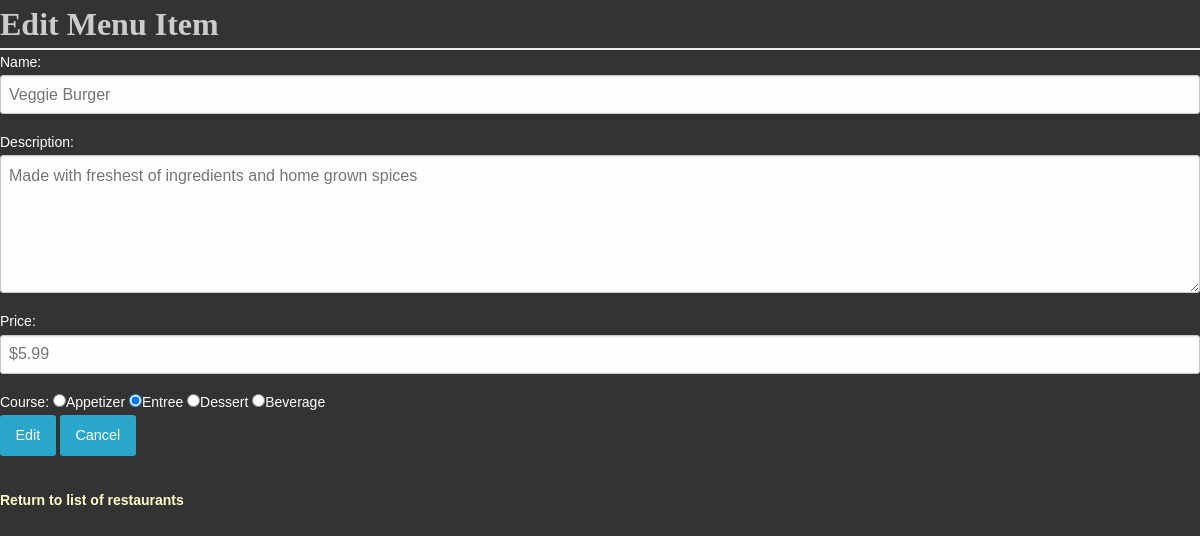
The app's page /restaurants/1/9/edit, older data.
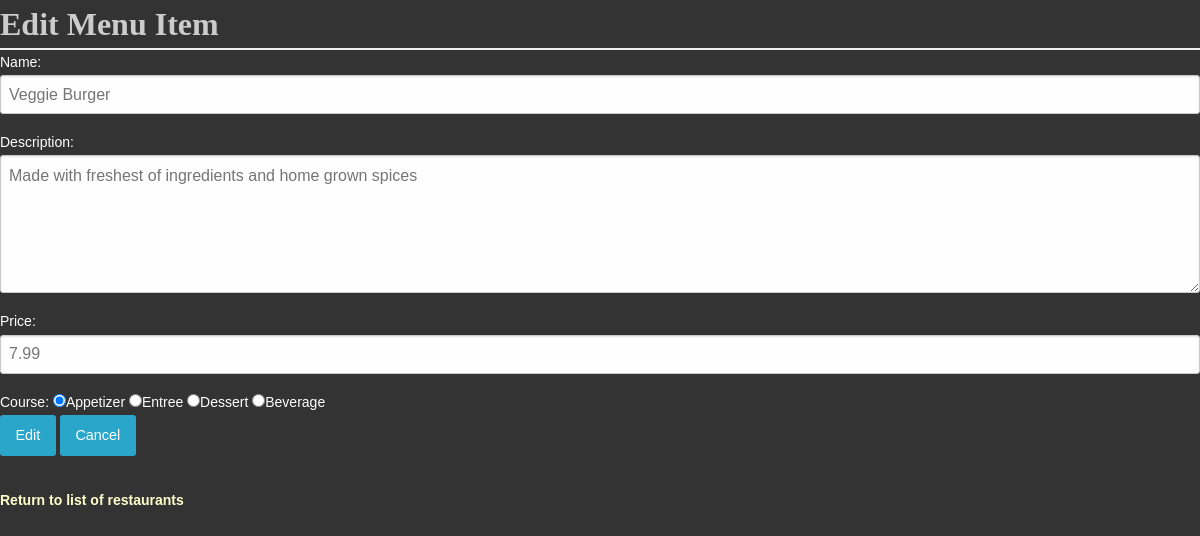
The same page, newer data.
### database_setup.py (models this page shows, shortened)
class MenuItem(Base):
    __tablename__ = 'menu_item'
    name = Column(String(80), nullable=False)
    id = Column(Integer, primary_key=True)
    description = Column(String(250))
    price = Column(String(8))
    course = Column(String(250))
    restaurant_id = Column(Integer, ForeignKey('restaurant.id'))
    restaurant = relationship(Restaurant)

### restaurantsProject.py (the view)
@app.route('/restaurants/<int:restaurant_id>/<int:menu_id>/edit',
           methods=['GET', 'POST'])
def editMenuItem(restaurant_id, menu_id):
    editedItem = session.query(MenuItem).filter_by(id=menu_id).one()
    if request.method == 'POST':
        if request.form['name']:
            editedItem.name = request.form['name']
        if request.form['description']:
            editedItem.description = request.form['description']
        if request.form['price']:
            editedItem.price = request.form['price']
        if request.form['course']:
            editedItem.course = request.form['course']
        session.add(editedItem)
        session.commit()
        return redirect(url_for('restaurantMenu', restaurant_id=restaurant_id))
    else:
        return render_template(
            'editmenuitem.html', restaurant_id=restaurant_id, menu_id=menu_id, item=editedItem)

### templates/editmenuitem.html
<html>
<head>
    <link rel=stylesheet type=text/css href="{{ url_for('static', filename='styles.css') }}">
</head>
<body>
    <h1> Edit Menu Item </h1>
    <div class="formBorder">
        <form action="{{ url_for('editMenuItem',restaurant_id = restaurant_id, menu_id=item.id)}}" method='post' class='form'>
            <div class="text">
                <label> Name:
                    <input type='text' size='30' name='name' placeholder='{{item.name}}'>
                </label>
            </div>
            <div class="text">
                <label>Description:
                    <textarea name='description' rows='5' cols='80' placeholder='{{item.description}}'></textarea>
                </label>
            </div>
            <div class="text">
                <label>Price:
                    <input type='text' size='8' name='price' placeholder='{{item.price}}'>
                </label>
            </div>
            <div class="text">
                <label>Course: {% if item.course == 'Appetizer' %}
                        <input type='radio' name='course' value='Appetizer' checked>Appetizer</dd>
                    {%else%}
                        <input type='radio' name='course' value='Appetizer'>Appetizer</dd>
                    {% endif %} {% if item.course == 'Entree' %}
                        <input type='radio' name='course' value='Entree' checked>Entree</dd>
                    {%else%}
                        <input type='radio' name='course' value='Entree'>Entree</dd>
                    {% endif %} {% if item.course == 'Dessert'%}
                        <input type='radio' name='course' value='Dessert' checked>Dessert</dd>
                    {% else %}
                        <input type='radio' name='course' value='Dessert'>Dessert</dd>
                    {% endif %} {%if item.course =='Beverage'%}
                        <input type='radio' name='course' value='Beverage' checked>Beverage</dd>
                    {% else %}
                        <input type='radio' name='course' value='Beverage'>Beverage</dd>
                    {% endif %}
                </label>
            </div>
            <div class="text">
                <input type='submit' value='Edit' class='button'>
                <a href="{{url_for('restaurantMenu', restaurant_id = restaurant_id)}}" class="button"> Cancel </a>
            </div>
        </form>
    </div>
</body>
<footer>
    <h3><a href="{{url_for('restaurantsIndex')}}"> Return to list of restaurants </a></h3>
</footer>
</html>

Row changes from the older to the newer data that the page shows:
changed MenuItem "Veggie Burger": price "$5.99" → "7.99"
Text that changed along with them:
form field course: (not shown) → "☑ Course: Appetizer Entree Desse"
form field course: (not shown) → "☐"
form field course: "☐ Course: Appetizer Entree Desse" → (not shown)
form field course: "☑" → (not shown)
